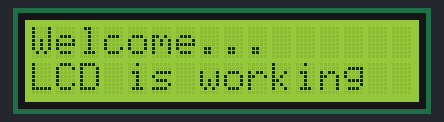
Simulated run of this sketch. Board: ESP8266 (NodeMCU). On the bench: 16×2 character LCD. What the sketch prints to the serial monitor is not drawn.

Above: at 6.1 s.
At 9.2 s:
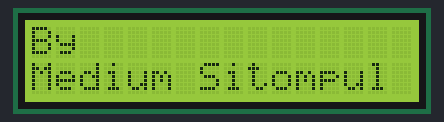

Measured:
- what the display in image 0 shows lasts 3.0 s, from 6.1 s to 9.1 s
- what the display in image 1 shows lasts 8.0 s, from 9.1 s to 17.1 s

The sketch:

NodeMCU_Serial_LCD.ino
```cpp
#include <LiquidCrystal.h>
#include <Wire.h>
#include <LiquidCrystal_I2C.h>
LiquidCrystal_I2C lcd(0x27, 16, 2);

void setup() {
  // put your setup code here, to run once:
  Serial.begin(9600);
  //Wire.begin (SDA, SCL);
  Wire.begin (D2, D1);
  lcd.begin();
}


void loop() {
  // put your main code here, to run repeatedly:

  Serial.println("Hallo... ");
  Serial.println("Hallo juga... ");
  delay(3000);

  Serial.println("Apa Kabar?");
  Serial.println("Kabar Baik...");
  delay(3000);

  lcd.clear();
  lcd.setCursor(0,0);
  lcd.print("Welcome...");
  lcd.setCursor(0,1);
  lcd.print("LCD is working");
  delay(3000);

  lcd.clear();
  lcd.setCursor(0,0);
  lcd.print("By");
  lcd.setCursor(0,1);
  lcd.print("Medium Sitompul");
  delay(2000);

}
```
